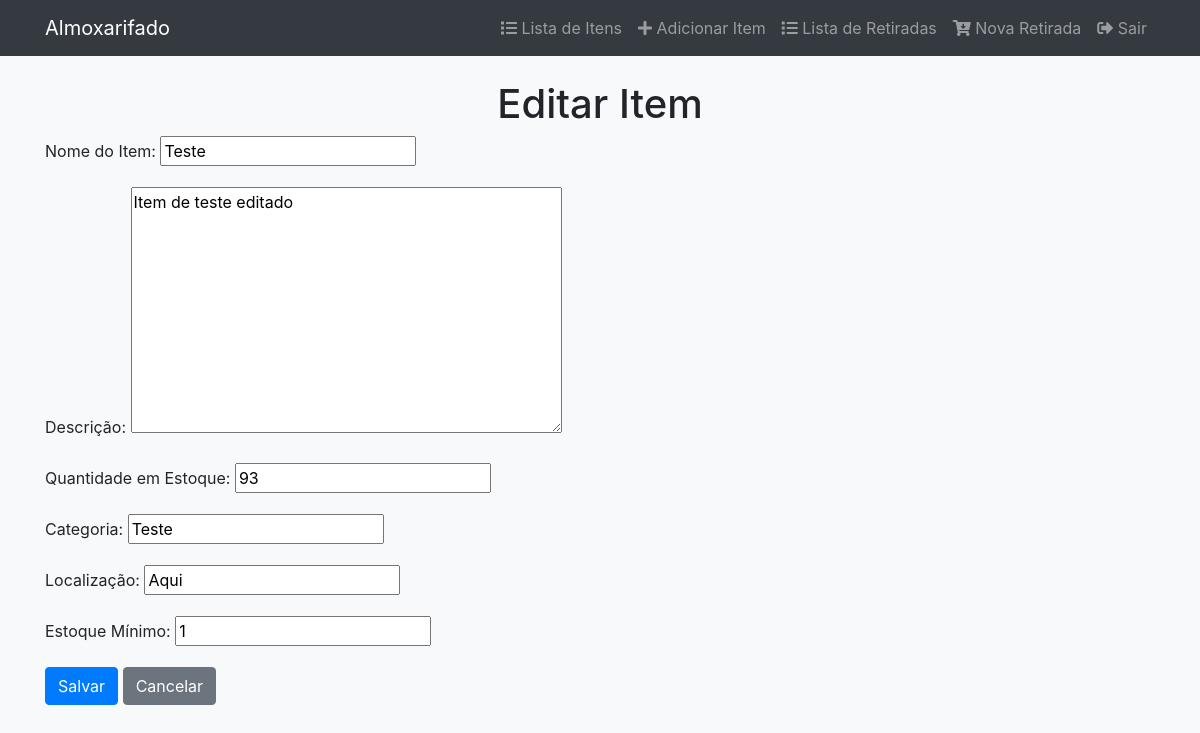
/estoque/editar/1/ (signed in), run on the app's committed database.
### estoque/models.py (models this page shows, shortened)
class Item(models.Model):
    nome = models.CharField(max_length=100, verbose_name="Nome do Item")
    descricao = models.TextField(verbose_name="Descrição", blank=True, null=True)
    quantidade = models.IntegerField(verbose_name="Quantidade em Estoque", default=0)
    categoria = models.CharField(max_length=50, verbose_name="Categoria", blank=True, null=True)
    localizacao = models.CharField(max_length=100, verbose_name="Localização", blank=True, null=True)
    estoque_minimo = models.IntegerField(verbose_name="Estoque Mínimo", default=0)

### estoque/views.py (the view)
# urls.py: path('editar/<int:id>/', views.editar_item, name='editar_item'),
@login_required
def editar_item(request, id):
    item = get_object_or_404(Item, id=id)
    if request.method == 'POST':
        form = ItemForm(request.POST, instance=item)
        if form.is_valid():
            form.save()
            return redirect('lista_itens')
    else:
        form = ItemForm(instance=item)
    return render(request, 'estoque/editar_item.html', {'form': form})

### estoque/forms.py
class ItemForm(forms.ModelForm):
    class Meta:
        model = Item
        fields = ['nome', 'descricao', 'quantidade', 'categoria', 'localizacao', 'estoque_minimo']

### estoque/templates/estoque/editar_item.html (shortened to what this page needs)
{% extends 'estoque/base.html' %}
{% block content %}
<h1 class="text-center">{% block title %}Editar Item{% endblock %}</h1>
<form method="post">
    {{ form.as_p }}
    <button type="submit" class="btn btn-primary">Salvar</button>
    <a href="{% url 'lista_itens' %}" class="btn btn-secondary">Cancelar</a>
</form>
{% endblock %}

### estoque/static/estoque/styles.css (style rules this page uses)
body { background-color: #f8f9fa; }

### data on the page
Item: nome "Teste", descricao "Item de teste editado", quantidade "93", categoria "Teste", localizacao "Aqui", estoque_minimo "1"
